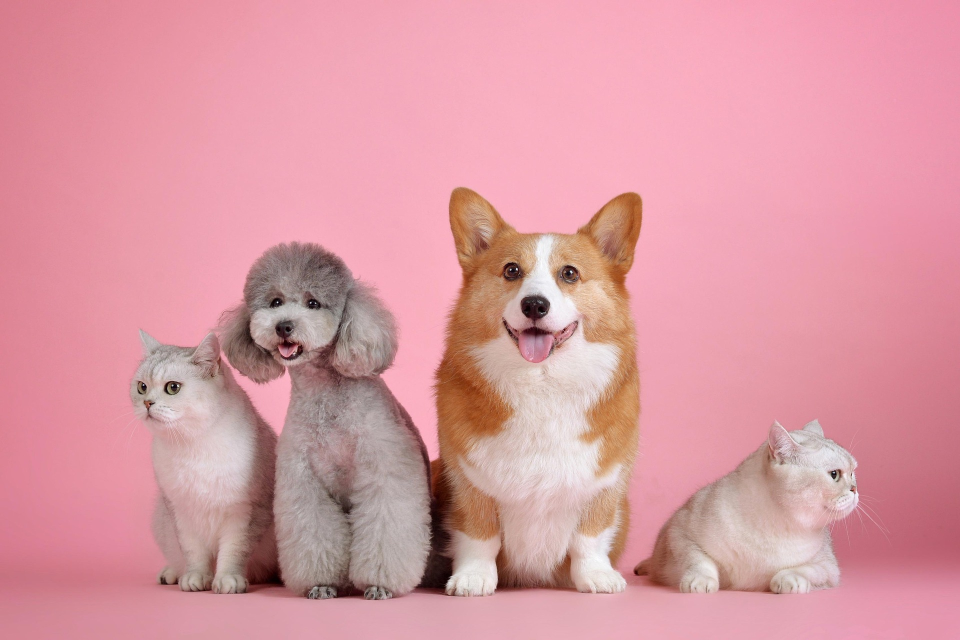
#> input picture Images/Pets.jpg, 1920 x 1280 px (shown at 1/2 size)
$ jupyter execute Resizing-Cropping.ipynb
#> lines starting #> are read from the running program, lines starting #| are printed output that depends on the picture
[cell 1]
import cv2
import cvzone
import os

script_dir = os.path.dirname(os.path.abspath(os.getcwd()))
img_path = os.path.join(script_dir, "Images", "Pets.jpg")
img = cv2.imread(img_path)
#> img is the input picture: shape (1280, 1920, 3); mean B, G, R 162.5, 153, 217.8

try:
    if img is not None:

        resized = cv2.resize(img, (300, 280))
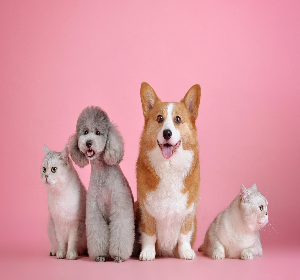
#> resized: shape (280, 300, 3); mean B, G, R 162.4, 152.9, 217.7
        cropped = img[280:300,200:320]
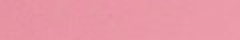
#> cropped: shape (20, 120, 3) (shown 2 times larger); mean B, G, R 166.1, 150.9, 233.4

        cv2.imshow(mat=img, winname=f"Pets | Shape = {img.shape} | Height = {img.shape[0]} | Width = {img.shape[1]}")
        cv2.imshow(mat=resized, winname=f"Reshaped Pets | Shape = {resized.shape} | Height = {resized.shape[0]} | Width = {resized.shape[1]}")
        cv2.imshow(mat=cropped, winname=f"Cropped Pets | Shape = {cropped.shape} | Height = {cropped.shape[0]} | Width = {cropped.shape[1]}")

        cv2.waitKey(0)
        cv2.destroyAllWindows()
    else:
        print(f"Failed to Display Images, They don't Exist")
except BaseException as e:
    print(f"Failed to Display Images, An Error has Occured = {e}")

$ run again, with Images/Faces.jpg copied over Images/Pets.jpg
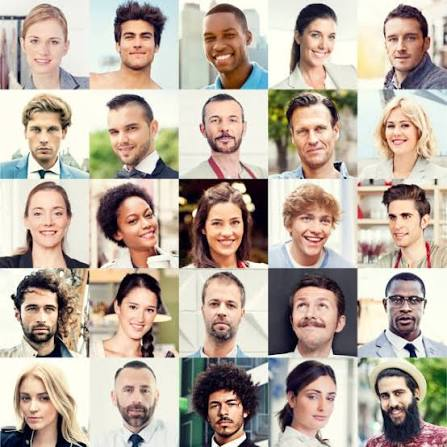
#> input picture Images/Faces.jpg, 447 x 447 px
#> img is the input picture: shape (447, 447, 3); mean B, G, R 158.8, 171.7, 185.6
#> `resized = cv2.resize(img, (300, 280))`:
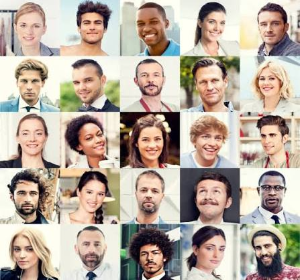
#> resized: shape (280, 300, 3); mean B, G, R 158.7, 171.6, 185.4
#> `cropped = img[280:300,200:320]`:
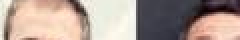
#> cropped: shape (20, 120, 3) (shown 2 times larger); mean B, G, R 147.1, 156.7, 175.1
